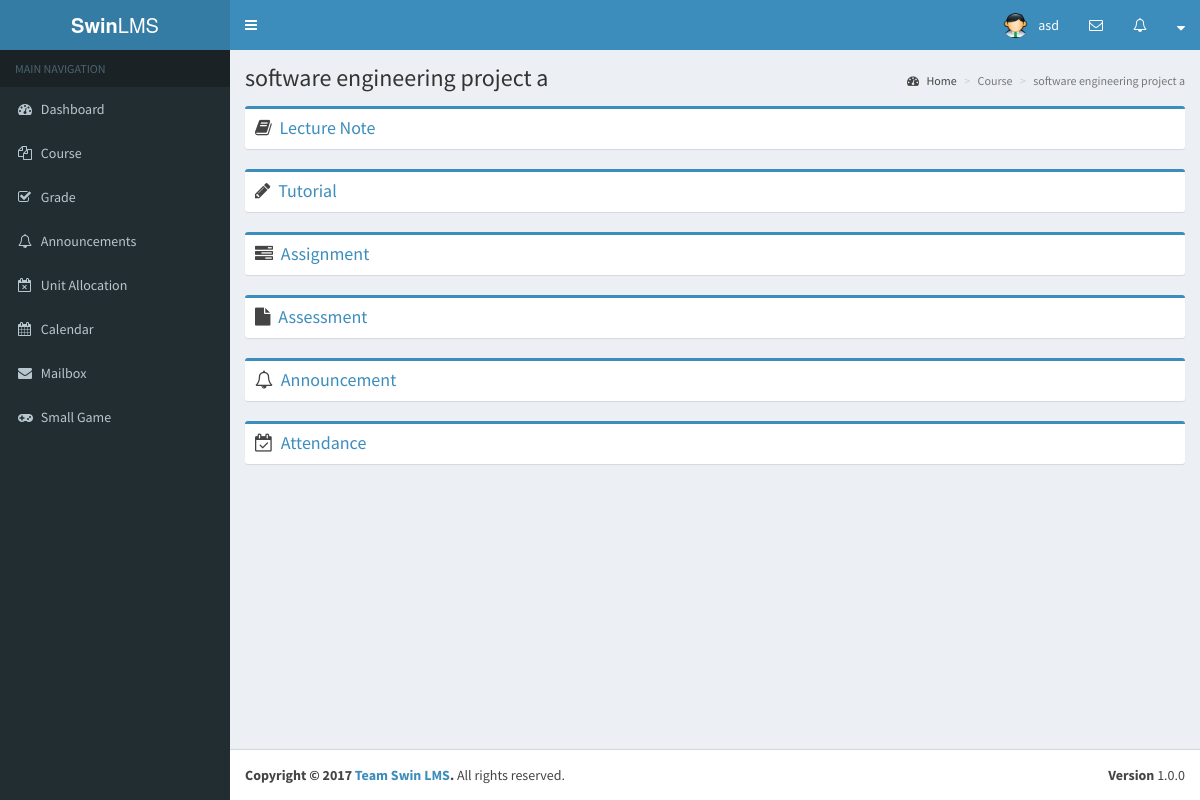
The app's page /student/course_view.php?id=1 (signed in), older data.
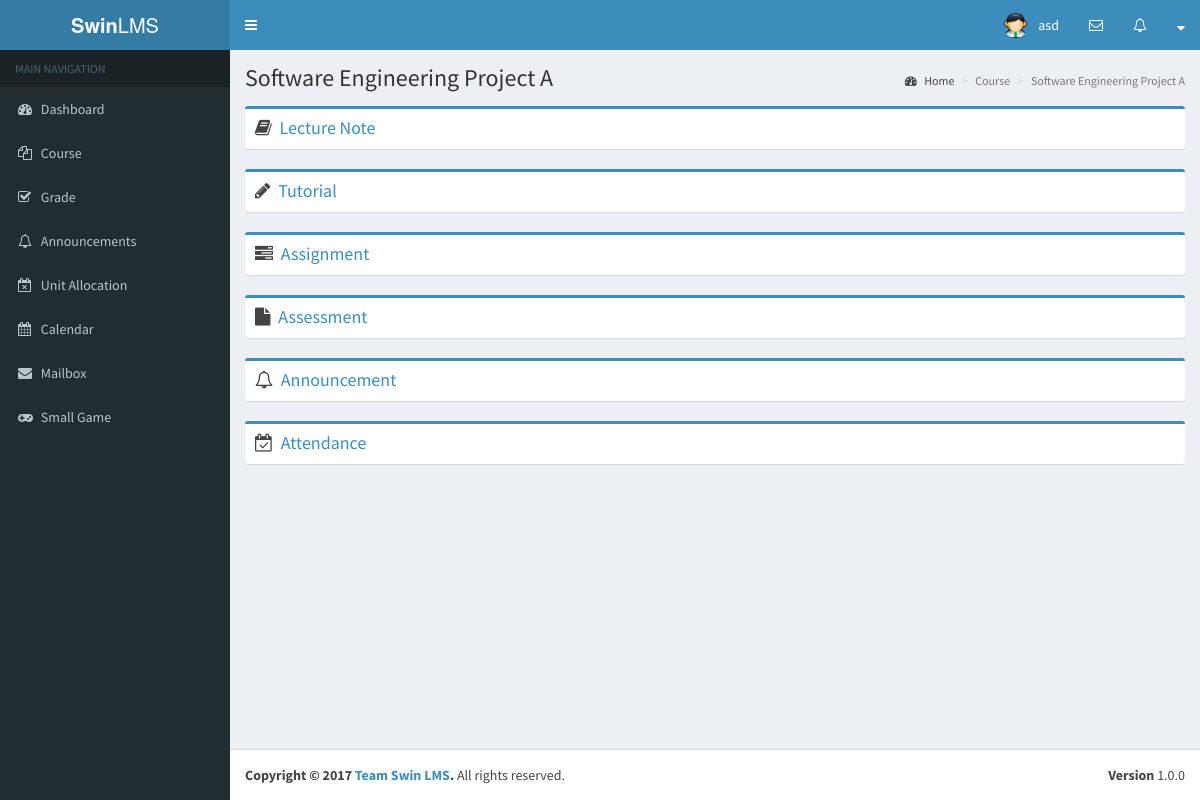
The same page, newer data.
### tables this page shows
CREATE TABLE IF NOT EXISTS `unit` (
  `id` int(11) NOT NULL,
  `name` varchar(45) NOT NULL,
  `code` varchar(10) NOT NULL,
  `description` varchar(255) NOT NULL,
  `course_id` int(11) NOT NULL
);

### student/course_view.php (the view, shortened to what this page needs)
<?php
require_once '../app/config.php';
$contentheaderQuery = $db->prepare("
    SELECT id, name
    FROM unit
    WHERE id=:id
");
$contentheaderQuery->execute([
    'id' => $_SESSION['unit_id']
]);
$contentheader = $contentheaderQuery->rowCount() ? $contentheaderQuery : [];
?>
<!DOCTYPE html>
<html>
		<?php include_once('first.php') ?>
	<body class="hold-transition skin-blue sidebar-mini">
		<?php include_once('header.php')?>
        <?php include_once('sidebar.php') ?>
          <div class="content-wrapper">
            <?php if(!empty($contentheader)): ?>
            <section class="content-header contentheader">
              <?php foreach($contentheader as $header): ?>
                  <h1 class="header">
                      <?php echo $header['name']; ?>
                  </h1>
                  <ol class="breadcrumb">
                    <li><a href="dashboard.php"><i class="fa fa-dashboard"></i> Home</a></li>
                    <li class="active">Course</li>
                    <li class="active"><?php echo $header['name']; ?></li>
                  </ol>
              <?php endforeach; ?>
            </section>
            <?php endif; ?>
            <section class="content">
              <div class="row">
                <section class="col-lg-12">
                        <div class="box box-primary courselist">
                            <div class="box-header">
                                <i class="fa fa-book"></i>
                                <a href="lecture_view.php?id=<?php echo $_SESSION['unit_id'] ?>&name=<?php echo $header['name']; ?>"><h3 class="box-title">Lecture Note</h3></a>
                            </div>
                        </div>
                </section>
            </div>
            <div class="row">
                <section class="col-lg-12">
                        <div class="box box-primary courselist">
                            <div class="box-header">
                                <i class="fa fa-pencil"></i>
                                <a href="tutorial_view.php?id=<?php echo $_SESSION['unit_id'] ?>&name=<?php echo $header['name']; ?>"><h3 class="box-title">Tutorial</h3></a>
                            </div>
                        </div>
                </section>
            </div>
            <div class="row">
                <section class="col-lg-12">
                        <div class="box box-primary courselist">
                            <div class="box-header">
                                <i class="fa fa-tasks"></i>
                                <a href="assignment_view.php?id=<?php echo $_SESSION['unit_id'] ?>&name=<?php echo $header['name']; ?>"><h3 class="box-title">Assignment</h3></a>
                            </div>
                        </div>
                </section>
            </div>
            <div class="row">
                <section class="col-lg-12">
                        <div class="box box-primary courselist">
                            <div class="box-header">
                                <i class="fa fa-file"></i>
                                <a href="assessment_view.php?id=<?php echo $_SESSION['unit_id'] ?>&name=<?php echo $header['name']; ?>"><h3 class="box-title">Assessment</h3></a>
                            </div>
                        </div>
                </section>
            </div>
            <div class="row">
                <section class="col-lg-12">
                        <div class="box box-primary courselist">
                            <div class="box-header">
                                <i class="fa fa-bell-o"></i>
                                <a href="announcements_view.php?id=<?php echo $_SESSION['unit_id'] ?>&name=<?php echo $header['name']; ?>"><h3 class="box-title">Announcement</h3></a>
                            </div>
                        </div>
                </section>
            </div>
            <div class="row">
                <section class="col-lg-12">
                        <div class="box box-primary courselist">
                            <div class="box-header">
                                <i class="fa fa-calendar-check-o"></i>
                                <a href="attendance_view.php?id=<?php echo $_SESSION['unit_id'] ?>&name=<?php echo $header['name']; ?>"><h3 class="box-title">Attendance</h3></a>
                            </div>
                        </div>
                </section>
            </div>
        </section>
        </div>
        <?php include_once('footer.php') ?>
	</body>
</html>

Row changes from the older to the newer data that the page shows:
changed unit: name "software engineering project a" → "Software Engineering Project A"
